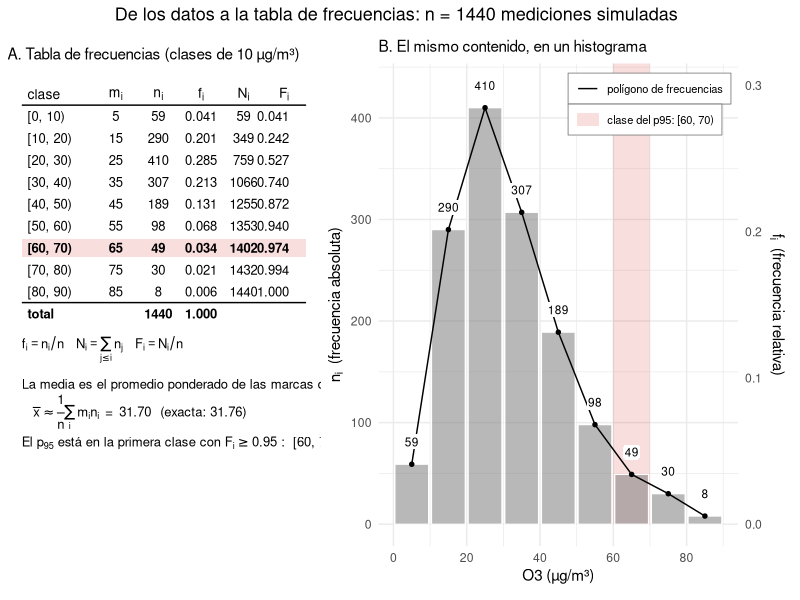
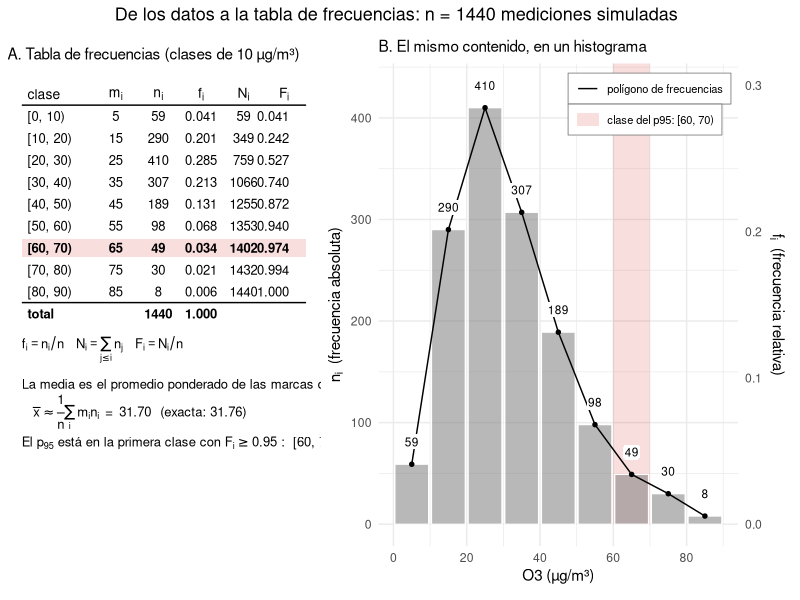
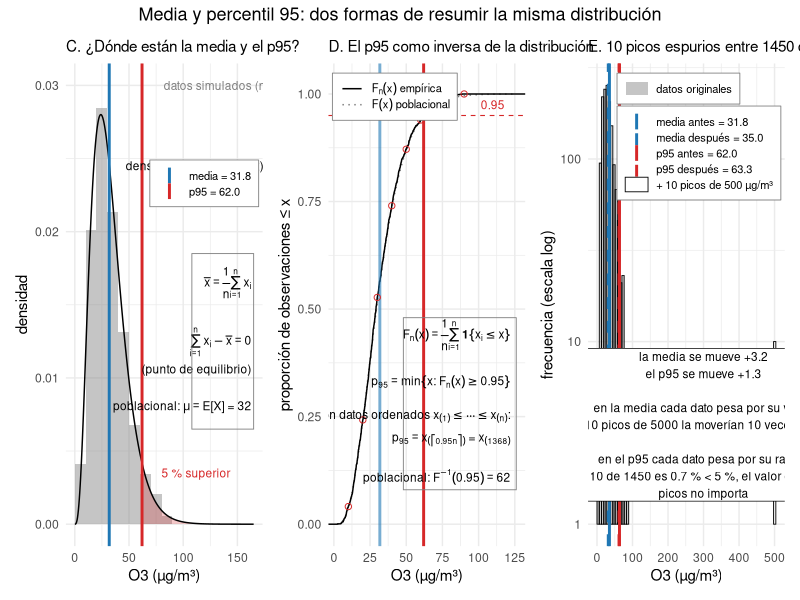
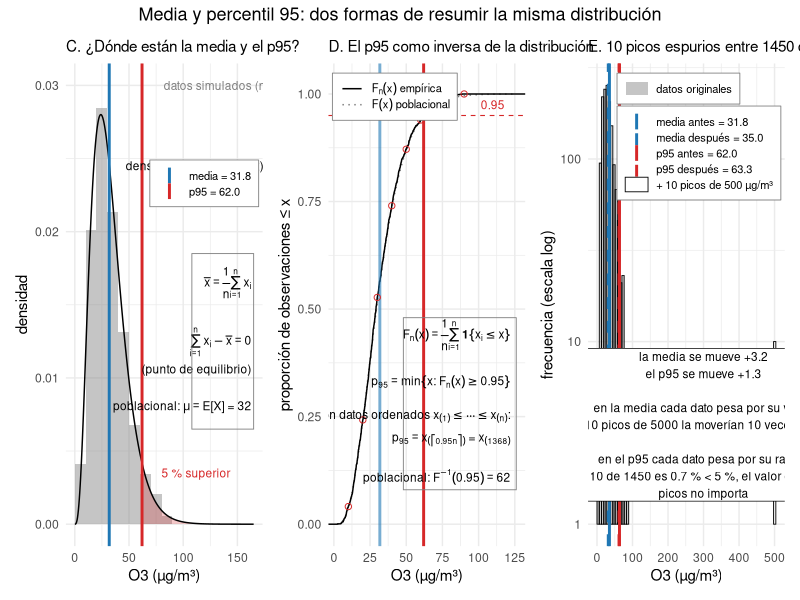

Recreate these plots in R, in order.
# =============================================================================
# Figuras didácticas: de la tabla de frecuencias a la media y el percentil 95
# Genera  media_p95_frecuencias.png/.pdf   (paneles A y B)
#         media_p95.png/.pdf               (paneles C, D y E)
# Versión R (ggplot2 + patchwork)
# =============================================================================
suppressPackageStartupMessages({
  library(ggplot2)
  library(dplyr)
  library(patchwork)
})

set.seed(2024)

# --- Datos simulados: un día de mediciones minutales (n = 1440) ----------------
# Distribución gamma: asimétrica a la derecha, como una concentración.
k <- 4; theta <- 8                       # forma y escala
n <- 1440
x <- rgamma(n, shape = k, scale = theta)

mu      <- k * theta                                 # media poblacional  E[X]
q95_pob <- qgamma(0.95, shape = k, scale = theta)    # p95 poblacional   F^{-1}(0.95)

media <- mean(x)                                     # media muestral
p95   <- unname(quantile(x, 0.95))                   # p95 muestral (type = 7)

# --- Panel E: los mismos datos con 10 picos espurios ---------------------------
x_con_picos <- c(x, rep(500, 10))
media_c <- mean(x_con_picos)
p95_c   <- unname(quantile(x_con_picos, 0.95))

datos <- tibble(x = x)
azul <- "#1f77b4"; rojo <- "#d62728"; gris <- "#7f7f7f"

tema <- theme_minimal(base_size = 11) +
  theme(legend.position = c(0.98, 0.98), legend.justification = c(1, 1),
        legend.background = element_rect(fill = "white", colour = gris, linewidth = 0.3),
        legend.text = element_text(size = 8), legend.title = element_blank(),
        legend.key.height = unit(0.4, "cm"),
        plot.title = element_text(size = 11))


# =============================================================================
# TABLA DE FRECUENCIAS
# =============================================================================
# Todo lo que sigue se puede leer de esta tabla:
#   m_i : marca de clase (punto medio del intervalo)
#   n_i : frecuencia absoluta            f_i = n_i / n  frecuencia relativa
#   N_i : frecuencia absoluta acumulada  F_i = N_i / n  frecuencia rel. acumulada
ANCHO_CLASE <- 10
cortes <- seq(0, (floor(max(x) / ANCHO_CLASE) + 1) * ANCHO_CLASE, by = ANCHO_CLASE)

# right = FALSE para que los intervalos sean [a, b) como dicen las etiquetas.
# Por defecto hist() usa (a, b], la convención opuesta: es un error fácil de
# cometer y de no notar, porque solo cambia el conteo en los valores de corte.
h      <- hist(x, breaks = cortes, right = FALSE, plot = FALSE)
tabla  <- tibble(
  clase = sprintf("[%g, %g)", cortes[-length(cortes)], cortes[-1]),
  m_i   = h$mids,
  n_i   = h$counts,
  f_i   = n_i / n,
  N_i   = cumsum(n_i),
  F_i   = cumsum(n_i) / n
)
print(as.data.frame(tabla), digits = 3)

# La media también se puede calcular DESDE la tabla, como promedio ponderado de
# las marcas de clase. Es una aproximación: se pierde la posición exacta de cada
# dato dentro de su intervalo.
media_agrupada <- sum(tabla$m_i * tabla$n_i) / sum(tabla$n_i)

# La primera clase con F_i >= 0.95 es la que contiene al p95.
i_p95 <- which(tabla$F_i >= 0.95)[1]

cat(sprintf("\nmedia exacta = %.4f   media agrupada = %.4f   (diferencia %+.4f)\n",
            media, media_agrupada, media_agrupada - media))
cat(sprintf("clase que contiene el p95: %s   p95 = %.2f\n", tabla$clase[i_p95], p95))


# =============================================================================
# FIGURA 1 — Paneles A y B: la tabla y su histograma
# =============================================================================

# --- A. Tabla de frecuencias --------------------------------------------------
# La tabla se dibuja con geom_text sobre un lienzo 0-1: sin dependencias extra
# (nada de gridExtra ni gt) y con control total del resaltado.
COLS_X  <- c(0.02, 0.33, 0.48, 0.63, 0.78, 0.94)
COLS_HJ <- c(0, 0.5, 0.5, 0.5, 0.5, 1)          # 0 izq, 0.5 centro, 1 der
Y0 <- 0.98; DY <- 0.050

textos <- list(tabla$clase,
               sprintf("%g",   tabla$m_i),
               sprintf("%d",   tabla$n_i),
               sprintf("%.3f", tabla$f_i),
               sprintf("%d",   tabla$N_i),
               sprintf("%.3f", tabla$F_i))

celdas <- bind_rows(lapply(seq_along(textos), function(j) {
  tibble(x = COLS_X[j], hj = COLS_HJ[j],
         y = Y0 - DY * seq_len(nrow(tabla)),
         texto = textos[[j]],
         cara = ifelse(seq_len(nrow(tabla)) == i_p95, "bold", "plain"))
}))

encabezados <- tibble(x = COLS_X, hj = COLS_HJ, y = Y0,
                      etiqueta = c("'clase'", "m[i]", "n[i]", "f[i]", "N[i]", "F[i]"))

y_tot <- Y0 - DY * (nrow(tabla) + 1)
totales <- tibble(x = COLS_X[c(1, 3, 4)], hj = COLS_HJ[c(1, 3, 4)], y = y_tot,
                  texto = c("total", format(n), "1.000"))

y_pie <- y_tot - DY * 1.6
pA <- ggplot() +
  # fila resaltada: la que contiene al p95
  annotate("rect", xmin = 0, xmax = 1,
           ymin = Y0 - DY * i_p95 - DY * 0.42, ymax = Y0 - DY * i_p95 + DY * 0.42,
           fill = rojo, alpha = 0.15) +
  geom_text(data = encabezados, aes(x, y, label = etiqueta, hjust = hj),
            parse = TRUE, size = 3.5, fontface = "bold") +
  annotate("segment", x = 0, xend = 1, y = Y0 - DY * 0.5, yend = Y0 - DY * 0.5) +
  geom_text(data = celdas, aes(x, y, label = texto, hjust = hj, fontface = cara),
            size = 3.3) +
  annotate("segment", x = 0, xend = 1, y = y_tot + DY * 0.5, yend = y_tot + DY * 0.5) +
  geom_text(data = totales, aes(x, y, label = texto, hjust = hj),
            size = 3.3, fontface = "bold") +
  # pie: definiciones y las dos lecturas de la tabla
  annotate("text", x = 0, y = y_pie, hjust = 0, size = 3.3, parse = TRUE,
           label = "f[i] == n[i]/n ~~~~ N[i] == sum(n[j], j <= i, ) ~~~~ F[i] == N[i]/n") +
  annotate("text", x = 0, y = y_pie - DY * 1.6, hjust = 0, size = 3.3,
           label = "La media es el promedio ponderado de las marcas de clase:") +
  annotate("text", x = 0.04, y = y_pie - DY * 2.9, hjust = 0, size = 3.3, parse = TRUE,
           label = sprintf("bar(x) %%~~%% frac(1, n) * sum(m[i] * n[i], i, ) ~~ '=' ~~ '%.2f' ~~~ '(exacta: %.2f)'",
                           media_agrupada, media)) +
  annotate("text", x = 0, y = y_pie - DY * 4.3, hjust = 0, size = 3.3, parse = TRUE,
           label = sprintf("'El ' * p[95] * ' está en la primera clase con ' * F[i] >= 0.95 * ' :  %s'",
                           tabla$clase[i_p95])) +
  coord_cartesian(xlim = c(0, 1), ylim = c(0, 1)) +
  labs(title = "A. Tabla de frecuencias (clases de 10 µg/m³)") +
  theme_void(base_size = 11) +
  theme(plot.title = element_text(size = 11, hjust = 0))

# --- B. Histograma de frecuencias ---------------------------------------------
etiqueta_banda <- sprintf("clase del p95: %s", tabla$clase[i_p95])
banda <- tibble(xmin = cortes[i_p95], xmax = cortes[i_p95 + 1], etq = etiqueta_banda)

pB <- ggplot(tabla, aes(m_i, n_i)) +
  geom_rect(data = banda, inherit.aes = FALSE,
            aes(xmin = xmin, xmax = xmax, ymin = 0, ymax = Inf, fill = etq), alpha = 0.15) +
  geom_col(width = ANCHO_CLASE * 0.92, fill = gris, alpha = 0.55,
           colour = "white", linewidth = 0.4) +
  # polígono de frecuencias: une las marcas de clase
  geom_line(aes(linetype = "polígono de frecuencias"), linewidth = 0.5) +
  geom_point(size = 1.2) +
  geom_label(aes(y = n_i, label = n_i), nudge_y = 22, size = 3,
             label.size = NA, label.padding = unit(0.08, "lines"), fill = "white") +
  scale_fill_manual(values = setNames(rojo, etiqueta_banda), name = NULL) +
  scale_linetype_manual(values = c("polígono de frecuencias" = "solid"), name = NULL) +
  scale_x_continuous(breaks = cortes[seq(1, length(cortes), 2)]) +
  scale_y_continuous(
    name = expression(n[i] ~ ~"(frecuencia absoluta)"),
    sec.axis = sec_axis(~ . / n, name = expression(f[i] ~ ~"(frecuencia relativa)"))
  ) +
  labs(title = "B. El mismo contenido, en un histograma", x = "O3 (µg/m³)") +
  theme_minimal(base_size = 11) +
  theme(plot.title = element_text(size = 11),
        legend.position = c(0.98, 0.98), legend.justification = c(1, 1),
        legend.background = element_rect(fill = "white", colour = gris, linewidth = 0.3),
        legend.text = element_text(size = 8), legend.spacing.y = unit(0, "cm"),
        legend.key.height = unit(0.4, "cm"))

figura1 <- (pA | pB) +
  plot_layout(widths = c(1, 1.15)) +
  plot_annotation(
    title = "De los datos a la tabla de frecuencias: n = 1440 mediciones simuladas",
    theme = theme(plot.title = element_text(hjust = 0.5, size = 13)))

ggsave("media_p95_frecuencias.png", figura1, width = 14, height = 7, dpi = 200, bg = "white")
ggsave("media_p95_frecuencias.pdf", figura1, width = 14, height = 7, device = cairo_pdf)


# =============================================================================
# FIGURA 2 — Paneles C, D y E: media, p95 y robustez
# =============================================================================

# --- C. Distribución, media y p95 ---------------------------------------------
grid <- tibble(x = seq(0, 165, length.out = 400),
               f = dgamma(x, shape = k, scale = theta))
lineasC <- tibble(valor = c(media, p95), que = c("media", "p95"))

pC <- ggplot(datos, aes(x)) +
  geom_histogram(aes(y = after_stat(density)), breaks = cortes,
                 fill = gris, alpha = 0.45) +
  geom_area(data = filter(grid, x >= p95), aes(x, f), fill = rojo, alpha = 0.25) +
  geom_line(data = grid, aes(x, f), colour = "black") +
  geom_vline(data = lineasC, aes(xintercept = valor, colour = que), linewidth = 1) +
  scale_colour_manual(values = c(media = azul, p95 = rojo),
                      labels = c(media = sprintf("media = %.1f", media),
                                 p95 = sprintf("p95 = %.1f", p95))) +
  annotate("text", x = 47, y = 0.0245, label = "densidad poblacional f(x)",
           hjust = 0, size = 3, colour = "black") +
  annotate("text", x = 80, y = 0.0035, label = "5 % superior", hjust = 0, size = 3, colour = rojo) +
  annotate("text", x = 82, y = 0.0300, label = sprintf("datos simulados (n = %d)", n),
           hjust = 0, size = 3, colour = gris) +
  annotate("text", x = 163, y = c(0.0165, 0.0125, 0.0105, 0.0080), hjust = 1, size = 3,
           parse = TRUE,
           label = c("bar(x) == frac(1, n) * sum(x[i], i == 1, n)",
                     "sum(x[i] - bar(x), i == 1, n) == 0",
                     "'(punto de equilibrio)'",
                     sprintf("'poblacional: ' * mu == E*'[X]' ~ '=' ~ %.0f", mu))) +
  annotate("rect", xmin = 108, xmax = 165, ymin = 0.0065, ymax = 0.0185,
           fill = NA, colour = gris, linewidth = 0.3) +
  coord_cartesian(xlim = c(0, 165)) +
  labs(title = "C. ¿Dónde están la media y el p95?", x = "O3 (µg/m³)", y = "densidad") +
  tema + theme(legend.position = c(0.98, 0.80))

# --- D. Definición del p95 vía la función de distribución empírica -------------
pD <- ggplot(datos, aes(x)) +
  stat_function(fun = pgamma, args = list(shape = k, scale = theta),
                aes(linetype = "pob"), colour = gris, n = 400) +
  stat_ecdf(aes(linetype = "emp"), colour = "black", geom = "step") +
  geom_hline(yintercept = 0.95, colour = rojo, linetype = "dashed", linewidth = 0.4) +
  geom_vline(xintercept = media, colour = azul, linewidth = 1, alpha = 0.6) +
  geom_vline(xintercept = p95, colour = rojo, linewidth = 1) +
  # los puntos (extremo de clase, F_i) de la tabla del panel A caen sobre F_n
  geom_point(data = tabla, aes(cortes[-1], F_i), shape = 21, colour = rojo, size = 1.8) +
  annotate("point", x = p95, y = 0.95, colour = rojo, size = 2) +
  annotate("text", x = 118, y = 0.975, label = "0.95", colour = rojo, size = 3, hjust = 1) +
  scale_linetype_manual(values = c(emp = "solid", pob = "dotted"),
                        labels = c(emp = expression(F[n](x) ~ "empírica"),
                                   pob = expression(F(x) ~ "poblacional"))) +
  annotate("text", x = 122, y = c(0.44, 0.33, 0.25, 0.195, 0.11), hjust = 1, size = 3,
           parse = TRUE,
           label = c("F[n](x) == frac(1, n) * sum(bold('1') * group('{', x[i] <= x, '}'), i == 1, n)",
                     "p[95] == min * group('{', x * ':' ~ F[n](x) >= 0.95, '}')",
                     "'con datos ordenados ' * x[(1)] <= group('', cdots <= x[(n)], '') * ':'",
                     sprintf("p[95] == x[(group(lceil, 0.95 * n, rceil))] ~ '=' ~ x[(%d)]", ceiling(0.95 * n)),
                     sprintf("'poblacional: ' * F^{-1} * (0.95) == %.1f", q95_pob))) +
  annotate("rect", xmin = 48, xmax = 126, ymin = 0.08, ymax = 0.48,
           fill = NA, colour = gris, linewidth = 0.3) +
  scale_y_continuous(limits = c(0, 1.02)) +
  labs(title = "D. El p95 como inversa de la distribución",
       x = "O3 (µg/m³)", y = "proporción de observaciones ≤ x") +
  tema + theme(legend.position = c(0.02, 0.98), legend.justification = c(0, 1))

# --- E. Robustez: 10 picos espurios -------------------------------------------
cortes_E <- seq(0, 510, length.out = 81)
conteo <- function(v) {
  hh <- hist(v, breaks = cortes_E, plot = FALSE)
  tibble(centro = hh$mids, n = hh$counts) %>% filter(n > 0)
}
hist_orig  <- conteo(x)
hist_picos <- conteo(x_con_picos)
ancho <- diff(cortes_E)[1]

lineasE <- tibble(
  valor = c(media, media_c, p95, p95_c),
  que   = factor(c("media antes", "media después", "p95 antes", "p95 después"),
                 levels = c("media antes", "media después", "p95 antes", "p95 después"))
)

pE <- ggplot() +
  geom_col(data = hist_orig, aes(centro, n, fill = "orig"), width = ancho, alpha = 0.45) +
  geom_col(data = hist_picos, aes(centro, n, colour = "picos"), width = ancho,
           fill = NA, linewidth = 0.3) +
  geom_vline(data = lineasE, aes(xintercept = valor, colour = que, linetype = que), linewidth = 1) +
  scale_fill_manual(values = c(orig = gris), labels = c(orig = "datos originales")) +
  scale_colour_manual(
    values = c(picos = "black", "media antes" = azul, "media después" = azul,
               "p95 antes" = rojo, "p95 después" = rojo),
    labels = c(picos = "+ 10 picos de 500 µg/m³",
               "media antes"   = sprintf("media antes = %.1f", media),
               "media después" = sprintf("media después = %.1f", media_c),
               "p95 antes"     = sprintf("p95 antes = %.1f", p95),
               "p95 después"   = sprintf("p95 después = %.1f", p95_c))) +
  scale_linetype_manual(
    values = c(picos = "solid", "media antes" = "dashed", "media después" = "solid",
               "p95 antes" = "dashed", "p95 después" = "solid"),
    guide = "none") +
  annotate("label", x = 300, y = 3.5, size = 3, colour = "black",
           label = paste0(
             sprintf("la media se mueve %+.1f\nel p95 se mueve %+.1f\n\n", media_c - media, p95_c - p95),
             "en la media cada dato pesa por su valor:\n",
             "10 picos de 5000 la moverían 10 veces más\n\n",
             "en el p95 cada dato pesa por su rango:\n",
             sprintf("10 de %d es %.1f %% < 5 %%, el valor de los\npicos no importa",
                     length(x_con_picos), 100 * 10 / length(x_con_picos)))) +
  scale_y_log10() +
  guides(colour = guide_legend(override.aes = list(
    linetype = c("solid", "dashed", "solid", "dashed", "solid"), fill = NA))) +
  labs(title = "E. 10 picos espurios entre 1450 datos",
       x = "O3 (µg/m³)", y = "frecuencia (escala log)") +
  tema + theme(legend.spacing.y = unit(0.05, "cm"))

figura2 <- (pC | pD | pE) +
  plot_annotation(
    title = "Media y percentil 95: dos formas de resumir la misma distribución",
    theme = theme(plot.title = element_text(hjust = 0.5, size = 13)))

ggsave("media_p95.png", figura2, width = 15, height = 5, dpi = 200, bg = "white")
ggsave("media_p95.pdf", figura2, width = 15, height = 5, device = cairo_pdf)

cat(sprintf("\nmedia=%.2f  p95=%.2f  |  con picos: media=%.2f  p95=%.2f\n",
            media, p95, media_c, p95_c))
